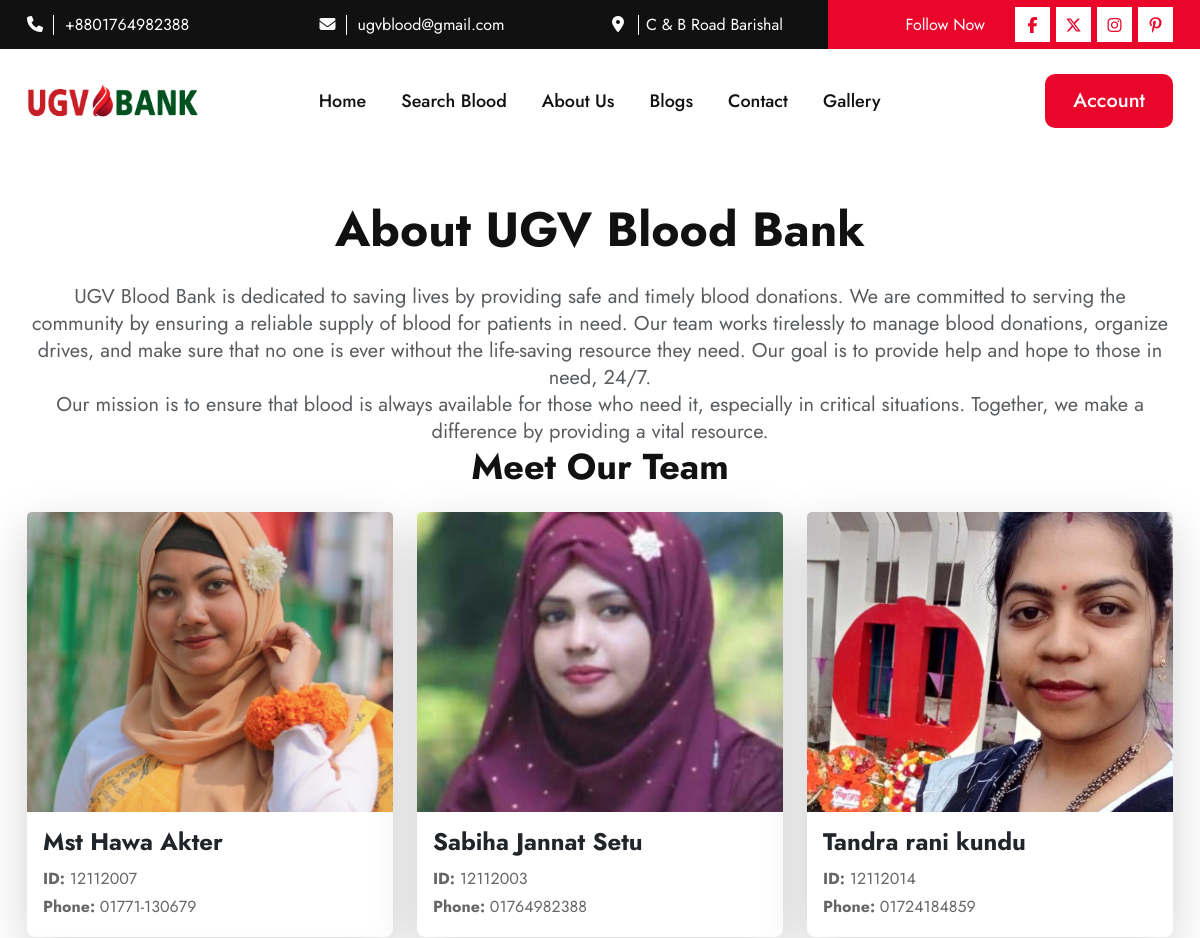
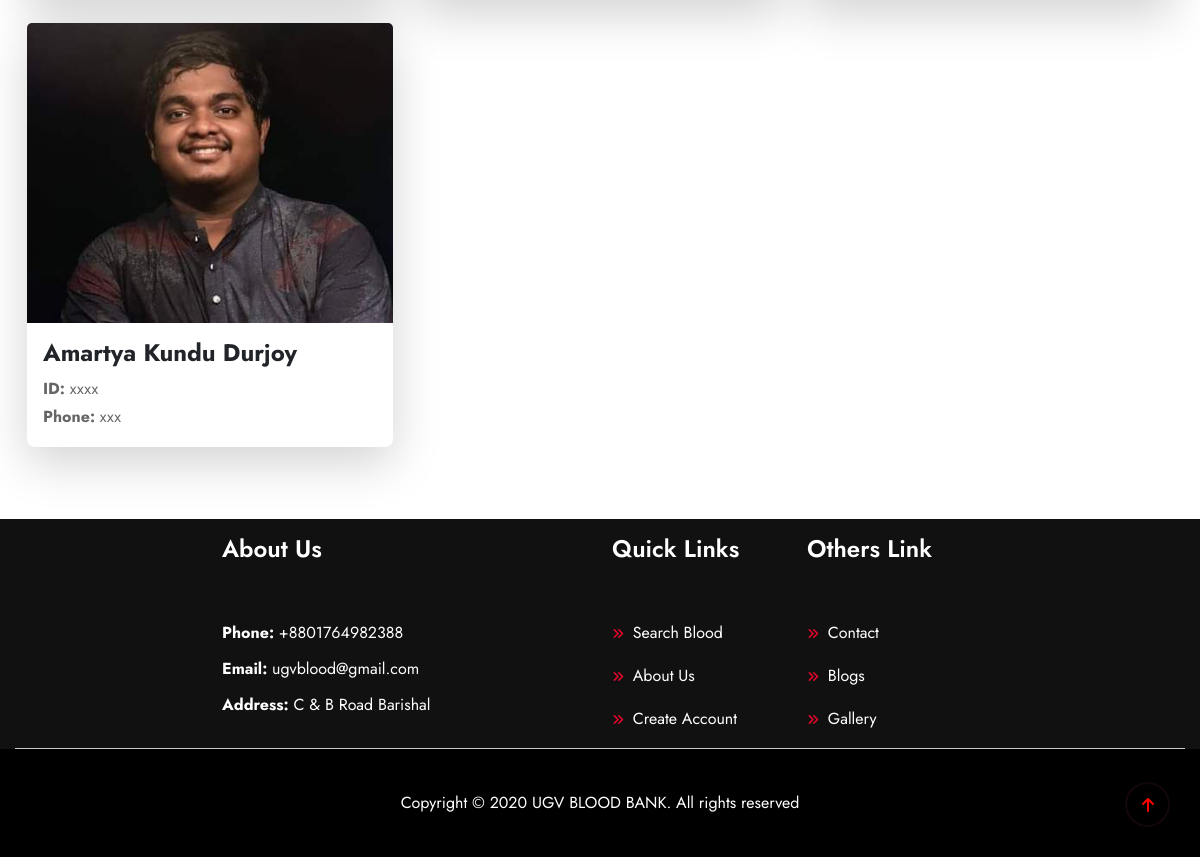
The page /about/ on the database its author committed (2 pictures, top to bottom).
### blood/models.py (models this page shows, shortened)
class SiteInfo(models.Model):
    site_name = models.CharField(max_length=20)
    site_logo = models.ImageField(upload_to='logo/')
    email = models.EmailField()
    phone = models.CharField(max_length=14)
    address = models.CharField(max_length=100)
    site_facebook = models.URLField(max_length=100)
    site_x = models.URLField(max_length=100)
    site_instagram = models.URLField(max_length=100)
    site_pinterest = models.URLField(max_length=100)

class TeamMember(models.Model):
    name = models.CharField(max_length=100)
    member_id = models.CharField(max_length=50)
    phone_number = models.CharField(max_length=15)
    image = models.ImageField(upload_to='team_members/')
    bio = models.TextField(blank=True, null=True)  # Optional field for a bio or description of the team member

### blood/views.py (the view)
# urls.py: path('about/', about_view, name='about'),
def about_view(request):
    team_members = TeamMember.objects.all()  # Get all team members from the database
    return render(request, 'about.html', {'team_members': team_members})

### blood/context_processors.py (called while the page is built)
def site_information(request):
    site_info = SiteInfo.objects.first()
    return {
        'site_info': site_info
    }

### templates/about.html (shortened to what this page needs)
{% extends 'base.html' %}
{% load static %}
{% block content %}
<section class="about-section py-5">
    <div class="container">
        <div class="row">
            <div class="col-12 text-center">
                <h2 class="mb-4">About UGV Blood Bank</h2>
                <p class="lead text-muted">
                    UGV Blood Bank is dedicated to saving lives by providing safe and timely blood donations. We are committed to serving the community by ensuring a reliable supply of blood for patients in need.
                    Our team works tirelessly to manage blood donations, organize drives, and make sure that no one is ever without the life-saving resource they need.
                    Our goal is to provide help and hope to those in need, 24/7.
                </p>
                <p class="lead text-muted">
                    Our mission is to ensure that blood is always available for those who need it, especially in critical situations. Together, we make a difference by providing a vital resource.
                </p>
            </div>
        </div>
        <h3 class="text-center mb-4">Meet Our Team</h3>
        <div class="row">
            {% for member in team_members %}
            <div class="col-md-4 mb-4">
                <div class="card shadow-lg border-0 rounded-3">
                    <img src="{{ member.image.url }}" alt="{{ member.name }}" class="card-img-top" style="height: 300px; object-fit: cover;">
                    <div class="card-body">
                        <h5 class="card-title">{{ member.name }}</h5>
                        <p class="card-text"><strong>ID:</strong> {{ member.member_id }}</p>
                        <p class="card-text"><strong>Phone:</strong> {{ member.phone_number }}</p>
                    </div>
                </div>
            </div>
            {% endfor %}
        </div>
    </div>
</section>
{% endblock content %}

### templates/header.html (shortened to what this page needs)
{% load static %}
  <header>
    <div class="header_top d-none d-lg-block d-xl-block d-xxl-block">
      <div class="container">
        <div class="row">
          <div class="col-xl-3 col-lg-3">
            <div class="header_top_content">
              <span><i class="fa-solid fa-phone"></i></span>
              <a href="tel:{{ site_info.phone }}">{{ site_info.phone }}</a>
            </div>
          </div>
          <div class="col-xl-3 col-lg-3">
            <div class="header_top_content">
              <span><i class="fa-solid fa-envelope"></i></span>
              <a href="mailto:{{ site_info.email }}">{{ site_info.email }}</a>
            </div>
          </div>
          <div class="col-xl-3 col-lg-3">
            <div class="header_top_content">
              <span><i class="fa-solid fa-location-dot"></i></span>
              <a href="#">{{ site_info.address }}</a>
            </div>
          </div>
          <div class="col-xl-3 col-lg-3">
            <div class="header_top_social">
              <p>Follow Now</p>
              <ul class="d-flex">
                <li><a href="{{ site_info.site_facebook }}"><i class="fa-brands fa-facebook-f"></i></a></li>
                <li><a href="{{ site_info.site_x }}"><i class="fa-brands fa-x-twitter"></i></a></li>
                <li><a href="{{ site_info.site_instagram }}"><i class="fa-brands fa-instagram"></i></a></li>
                <li><a href="{{ site_info.site_pinterest }}"><i class="fa-brands fa-pinterest-p"></i></a></li>
              </ul>
            </div>
          </div>
        </div>
      </div>
    </div>
    <div class="header_bottom header_bottom2">
      <div class="container">
        <div class="row align-items-center position-relative">
          <div class="col-xl-2 col-lg-2 col-md-4 col-6">
            <div class="header_logo">
              <a href="{% url 'home' %}"><img  src="{% static 'assets/logo/logo.png' %}" alt="images not founds" class="img-fluid"></a>
            </div>
          </div>
          <div class="col-xl-7 col-lg-8 d-none d-xxl-block d-xl-block">
            <ul class="main_menu">
              <li><a href="{% url 'home' %}">Home</a></li>
              <li><a href="{% url 'donor_list' %}">Search Blood</a></li>
              <li><a href="{% url 'about' %}">About Us</a></li>
              <li><a href="{% url 'blog_list' %}">Blogs</a></li>
              <li><a href="{% url 'contact' %}">Contact</a></li>
              <li><a href="{% url 'gallery' %}">Gallery</a></li>
            </ul>
          </div>
          <div class="col-xl-3 col-lg-2 d-none d-xxl-block d-xl-block">
            <div class="header_search_menu d-flex">
                {% if request.user.is_authenticated %}
                    <div class="dropdown">
                        <button class="btn red_btn get_code dropdown-toggle" type="button" id="userDropdown" data-bs-toggle="dropdown" aria-expanded="false">
                            {{ request.user.username }}
                        </button>
                        <ul class="dropdown-menu" aria-labelledby="userDropdown">
                          <li>
                            <a class="dropdown-item" href="{% url 'my_details' %}">
                              <i class="fas fa-info-circle"></i> My Details
                          </a>
                          </li>
                            <li>
                                <a class="dropdown-item" href="{% url 'manage_profile' %}">
                                    <i class="fas fa-user-edit"></i> Update Profile
                                </a>
                            </li>
                            <li>
                                <a class="dropdown-item" href="{% url 'change_password' %}">
                                    <i class="fas fa-key"></i> Change Password
                                </a>
                            </li>
                            <li>
                                <a class="dropdown-item" href="{% url 'logout' %}">
                                    <i class="fas fa-sign-out-alt"></i> Logout
                                </a>
                            </li>
                        </ul>
                    </div>
                {% else %}
                    <div>
                        <a href="{% url 'login' %}" class="red_btn get_code">Account</a>
                    </div>
                {% endif %}
            </div>
        </div>
        </div>
      </div>
    </div>
  </header>

### templates/footer.html
{% load static %}
  <footer>
    <div class="footer_top pt-3">
      <div class="container ">
        <div class="row border-bottom justify-content-center">
          <div class="col-xl-4 col-lg-4 col-md-6 col-sm-6 col-12 ">
            <div class="footer_content">
              <h5>About Us</h5>
              <ul class="list-unstyled">
                {% if site_info.phone %}
                    <li><span>Phone:</span> {{ site_info.phone }}</li>
                {% endif %}
                {% if site_info.email %}
                    <li><span>Email:</span> {{ site_info.email }}</li>
                {% endif %}
                {% if site_info.address %}
                    <li><span>Address:</span> {{ site_info.address }}</li>
                {% endif %}
            </ul>
            </div>
          </div>
          <div class="col-xl-2 col-lg-2 col-md-6 col-6 ">
            <div class="footer_content">
              <h5>Quick Links</h5>
              <ul>
                <li><a href="{% url 'donor_list' %}"><i class="fa-solid fa-angles-right"></i> Search Blood</a></li>
                <li><a href="{% url 'about' %}"><i class="fa-solid fa-angles-right"></i> About Us</a></li>
                <li><a href="{% url 'signup' %}"><i class="fa-solid fa-angles-right"></i> Create Account</a></li>
              </ul>
            </div>
          </div>
          <div class="col-xl-2 col-lg-2 col-md-6 col-6 ">
            <div class="footer_content">
              <h5>Others Link</h5>
              <ul>
                <li><a href="{% url 'contact' %}"><i class="fa-solid fa-angles-right"></i> Contact</a></li>
                <li><a href="{% url 'blog_list' %}"><i class="fa-solid fa-angles-right"></i> Blogs</a></li>
                <li><a href="{% url 'gallery' %}"><i class="fa-solid fa-angles-right"></i> Gallery</a></li>
              </ul>
            </div>
          </div>
        </div>
      </div>
    </div>
    <div class="footer_bottom">
      <div class="container">
        <div class="row">
          <div class="col-12 text-center">
            <p>Copyright &copy; 2020 {{ site_info.site_name}}. All rights reserved</p>
          </div>
        </div>
      </div>
    </div>
  </footer>

### blood/static/assets/css/fancybox.css (style rules this page uses)
:root { --f-spinner-width: 36px;--f-spinner-height: 36px;--f-spinner-color-1: rgba(0, 0, 0, 0.1);--f-spinner-color-2: rgba(17, 24, 28, 0.8);--f-spinner-stroke: 2.75 }
:root { --f-button-width: 40px;--f-button-height: 40px;--f-button-border: 0;--f-button-border-radius: 0;--f-button-color: #374151;--f-button-bg: #f8f8f8;--f-button-hover-bg: #e0e0e0;--f-button-active-bg: #d0d0d0;--f-button-shadow: none;--f-button-transition: all 0.15s ease;--f-button-transform: none;--f-button-svg-width: 20px;--f-button-svg-height: 20px;--f-button-svg-stroke-width: 1.5;--f-button-svg-fill: none;--f-button-svg-filter: none;--f-button-svg-disabled-opacity: 0.65 }

### rows shown on the page
SiteInfo: phone "+8801764982388", email "ugvblood@gmail.com", address "C & B Road Barishal", site_name "UGV BLOOD BANK"
TeamMember: image (picture), name "Mst Hawa Akter", member_id "12112007", phone_number "01771-130679"
TeamMember: image (picture), name "Sabiha Jannat Setu", member_id "12112003", phone_number "01764982388"
TeamMember: image (picture), name "Tandra rani kundu", member_id "12112014", phone_number "01724184859"
TeamMember: image (picture), name "Amartya Kundu Durjoy", member_id "xxxx", phone_number "xxx"
